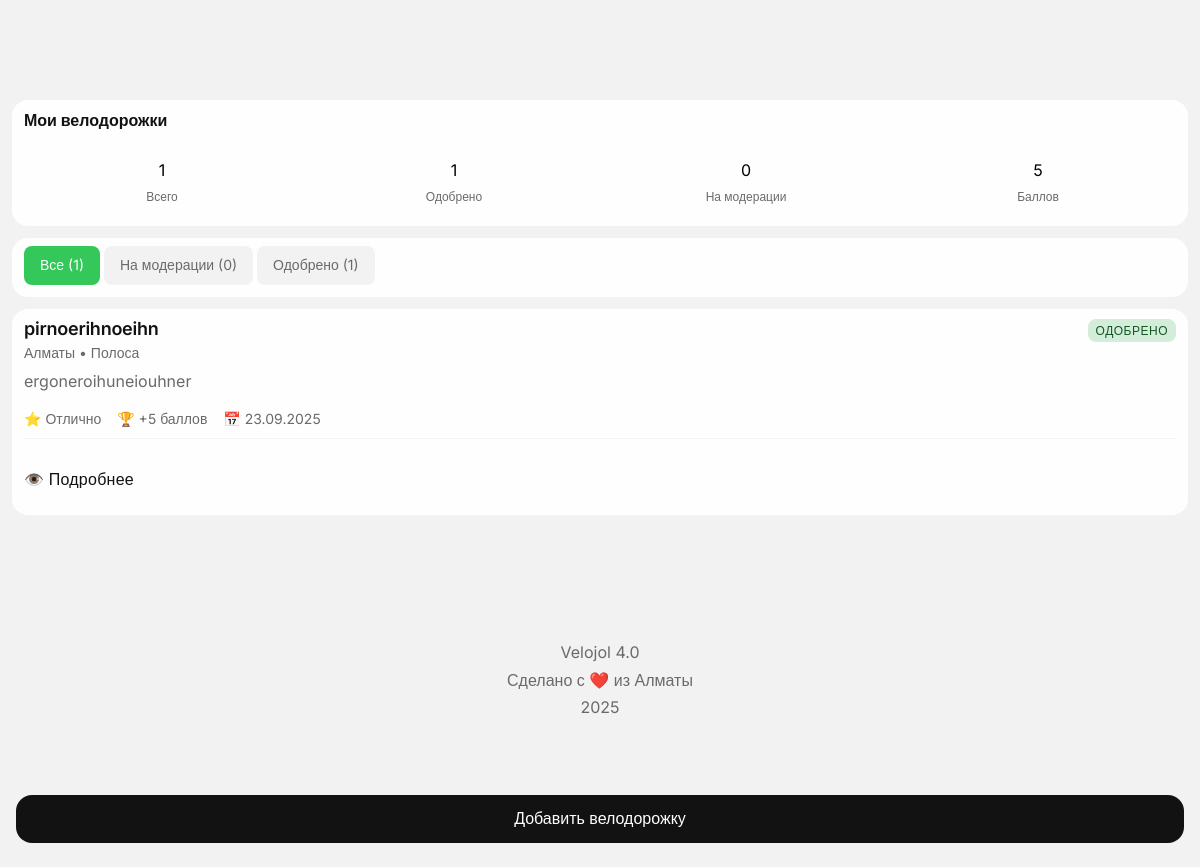
Screenshot of /auth/my-bikelanes (signed in) with the database file from the repository.
### app/models/bikelane.py (models this page shows, shortened)
class BikeLane(db.Model):
    __tablename__ = 'bikelanes'
    id = db.Column(db.Integer, primary_key=True)
    title = db.Column(db.String(200), nullable=False)
    description = db.Column(db.Text, nullable=False)
    city_id = db.Column(db.Integer, db.ForeignKey('cities.id'), nullable=True)
    city = db.Column(db.String(100), nullable=False)  # Временно оставляем для совместимости
    geometry = db.Column(db.Text, nullable=False)
    track_type = db.Column(db.String(50), nullable=False)
    quality = db.Column(db.Integer, nullable=False)  # 1-5 звездочек
    photos = db.Column(db.Text, default='[]')  # JSON массив путей к фото
    videos = db.Column(db.Text, default='[]')  # JSON массив ссылок на видео
    status = db.Column(db.Enum('pending', 'approved', 'rejected', name='bikelane_status'),
                      default='pending', nullable=False)
    score = db.Column(db.Integer, default=0)
    admin_comment = db.Column(db.Text, nullable=True)
    moderated_at = db.Column(db.DateTime, nullable=True)  # Когда была модерация
    moderated_by = db.Column(db.Integer, db.ForeignKey('users.id'), nullable=True)  # Кто модерировал
    created_at = db.Column(db.DateTime, default=datetime.utcnow, nullable=False)
    updated_at = db.Column(db.DateTime, default=datetime.utcnow, onupdate=datetime.utcnow)
    user_id = db.Column(db.Integer, db.ForeignKey('users.id'), nullable=True)
    moderator = db.relationship('User', foreign_keys=[moderated_by], backref='moderated_bikelanes')
    def get_photos_list(self):
        try:
            return json.loads(self.photos) if self.photos else []
        except json.JSONDecodeError:
            return []
    @property
    def photos_count(self):
        return len(self.get_photos_list())
    @property
    def city_display(self):
        if hasattr(self, 'city_obj') and self.city_obj:
            return self.city_obj.name
        import json
        import os
        from flask import current_app
        try:
            cities_path = os.path.join(current_app.static_folder, 'data', 'cities.json')
            with open(cities_path, 'r', encoding='utf-8') as f:
                cities_data = json.load(f)
            for city in cities_data.get('cities', []):
                if city.get('id') == self.city:
                    return city.get('name', self.city)
        except (FileNotFoundError, json.JSONDecodeError, Exception):
            pass
        return self.city
    @property
    def track_type_display(self):
        track_type_names = {
            'lane': 'Полоса',
            'bollards': 'Полоса с боллардами',
            'separated': 'Обособленная велодорожка',
            'shared': 'Вело-пешеходная дорожка'
        }
        return track_type_names.get(self.track_type, self.track_type)
    @property
    def quality_display(self):
        quality_names = {
            1: 'Ужасно',
            2: 'Плохо',
            3: 'Средне',
            4: 'Хорошо',
            5: 'Отлично'
        }
        return quality_names.get(self.quality, 'Не указано')
    @property
    def status_display(self):
        status_names = {
            'pending': 'На модерации',
            'approved': 'Одобрено',
            'rejected': 'Отклонено'
        }
        return status_names.get(self.status, self.status)

### app/routes/auth.py (the view)
@bp.route('/my-bikelanes')
@login_required
def my_bikelanes():
    page = request.args.get('page', 1, type=int)
    status_filter = request.args.get('status', 'all')
    per_page = 10
    query = BikeLane.query.filter_by(user_id=current_user.id)
    if status_filter != 'all':
        query = query.filter_by(status=status_filter)
    query = query.order_by(BikeLane.created_at.desc())
    bikelanes = query.paginate(
        page=page,
        per_page=per_page,
        error_out=False
    )
    user_stats = {
        'total': current_user.bikelanes.count(),
        'pending': current_user.bikelanes.filter_by(status='pending').count(),
        'approved': current_user.bikelanes.filter_by(status='approved').count(),
        'rejected': current_user.bikelanes.filter_by(status='rejected').count(),
        'total_score': current_user.get_total_score()
    }
    return render_template('auth/my_bikelanes.html',
                         bikelanes=bikelanes,
                         user_stats=user_stats,
                         status_filter=status_filter)

### app/models/user.py (called while the page is built)
    def get_total_score(self):
        approved_bikelanes = self.bikelanes.filter_by(status='approved')
        return sum(bl.score for bl in approved_bikelanes if bl.score) + self.manual_score

### app/templates/auth/my_bikelanes.html (shortened to what this page needs)
{% set hide_header = true %}
{% extends "base.html" %}
{% block content %}
<div class="profile-container">
    <div class="button_wrapper_fixed">
        <a href="{{ url_for('main.add_bikelane') }}" class="button_square_label btn_black">
            Добавить велодорожку
        </a>
    </div>
    <div class="island">
        <h1 class="prime100">Мои велодорожки</h1>
        <div class="stats-grid">
            <div class="stat-item">
                <div class="stat-number">{{ user_stats.total }}</div>
                <div class="stat-label">Всего</div>
            </div>
            <div class="stat-item">
                <div class="stat-number">{{ user_stats.approved }}</div>
                <div class="stat-label">Одобрено</div>
            </div>
            <div class="stat-item">
                <div class="stat-number">{{ user_stats.pending }}</div>
                <div class="stat-label">На модерации</div>
            </div>
            <div class="stat-item">
                <div class="stat-number">{{ user_stats.total_score }}</div>
                <div class="stat-label">Баллов</div>
            </div>
        </div>
    </div>
    <div class="island">
        <div class="filter-tabs">
            <a href="{{ url_for('auth.my_bikelanes', status='all') }}"
               class="filter-tab {% if status_filter == 'all' %}active{% endif %}">
                Все ({{ user_stats.total }})
            </a>
            <a href="{{ url_for('auth.my_bikelanes', status='pending') }}"
               class="filter-tab {% if status_filter == 'pending' %}active{% endif %}">
                На модерации ({{ user_stats.pending }})
            </a>
            <a href="{{ url_for('auth.my_bikelanes', status='approved') }}"
               class="filter-tab {% if status_filter == 'approved' %}active{% endif %}">
                Одобрено ({{ user_stats.approved }})
            </a>
        </div>
    </div>
    {% if bikelanes.items %}
        {% for bikelane in bikelanes.items %}
        <div class="bikelane-card island">
            <div class="bikelane-header">
                <div class="bikelane-info">
                    <h3 class="bikelane-title prime100">{{ bikelane.title }}</h3>
                    <p class="bikelane-meta secondary100">
                        {{ bikelane.city_display }} • {{ bikelane.track_type_display }}
                    </p>
                </div>
                <div class="bikelane-status">
                    <span class="status-badge status-{{ bikelane.status }}">
                        {{ bikelane.status_display }}
                    </span>
                </div>
            </div>
            <div class="bikelane-description">
                <p class="secondary100">{{ bikelane.description }}</p>
            </div>
            <div class="bikelane-details">
                <div class="detail-item">
                    <span class="secondary100">⭐ {{ bikelane.quality_display }}</span>
                </div>
                {% if bikelane.status == 'approved' %}
                <div class="detail-item">
                    <span class="secondary100">🏆 +{{ bikelane.score }} баллов</span>
                </div>
                {% endif %}
                <div class="detail-item">
                    <span class="secondary100">📅 {{ bikelane.created_at.strftime('%d.%m.%Y') }}</span>
                </div>
            </div>
            <div class="bikelane-actions">
                <a href="{{ url_for('auth.view_bikelane', bikelane_id=bikelane.id) }}"
                   class="action-link cell">
                    <span>👁️ Подробнее</span>
                </a>
            </div>
        </div>
        {% endfor %}
    {% endif %}
</div>
{% endblock %}

### app/static/css/typo.css (style rules this page uses)
body, textarea { font-family: 'Inter', sans-serif; line-height: 1.6; }
h1, h2, h3, h4, h5, h6 { font-weight: 700; }
h3 { font-size: 20px; line-height: 24px; letter-spacing: -0.25px; }
p, input, button, .cell, textarea { font-size: var(--spacer-m); line-height: 120%; }
.cell { font-weight: 500; letter-spacing: 0.25px; }

### app/static/css/colors.css (style rules this page uses)
:root { --bg1: #FEFEFE; --bg3 : #F2F2F2; --bg4 :#E6E6E6; --prime100: #121212; --secondary20:rgba(106, 106, 106, 0.2); --secondary40:rgba(106, 106, 106, 0.4); --secondary100:#6A6A6A; --accent80: #D6F3DD; --accent100:#34C759; --accent200:#2AA248; --prime_invert100:#fefefe; }
.prime100 { color: var(--prime100) !important; }
.secondary100 { color: var(--secondary100); }

### app/static/css/main.css (style rules this page uses)
* { box-sizing: border-box; --spacer-xs:4px; --spacer-s:8px; --spacer-sm:12px; --spacer-m: 16px; --spacer-l: 24px; --spacer-xl: 32px; --spacer-xxl:48px; --spacer-xxxl:64px; --spacer-80:80px; --spacer-100: 100px }
body { background-color: var(--bg3); }
.island { background-color: var(--bg1); border-radius: var(--spacer-m); padding-top: var(--spacer-s); padding-left: var(--spacer-sm); padding-right: var(--spacer-sm); padding-bottom: var(--spacer-sm); margin-bottom: var(--spacer-sm); }
.stats-grid { display: grid; grid-template-columns: repeat(4, 1fr); gap: var(--spacer-m); margin-top: var(--spacer-m); }
.stat-item { text-align: center; padding: var(--spacer-s); }
.stat-label { font-size: 12px; color: var(--secondary100); margin-top: var(--spacer-xs); }
.filter-tabs { display: flex; gap: var(--spacer-xs); overflow-x: auto; -webkit-overflow-scrolling: touch; }
.filter-tab { padding: var(--spacer-s) var(--spacer-m); background: var(--bg3); color: var(--secondary100); text-decoration: none; border-radius: var(--spacer-s); font-size: 14px; white-space: nowrap; transition: all 0.2s ease; }
.filter-tab.active { background: var(--accent100); color: var(--prime_invert100); }
.bikelane-card { margin-bottom: var(--spacer-sm); }
.bikelane-header { display: flex; justify-content: space-between; align-items: flex-start; margin-bottom: var(--spacer-s); }
.bikelane-info { flex: 1; }
.bikelane-title { font-size: 18px; font-weight: 600; margin-bottom: var(--spacer-xs); }
.bikelane-meta { font-size: 14px; color: var(--secondary100); }
.bikelane-status { margin-left: var(--spacer-s); }
.status-badge { padding: var(--spacer-xs) var(--spacer-s); border-radius: var(--spacer-s); font-size: 12px; font-weight: 500; text-transform: uppercase; letter-spacing: 0.5px; }
.status-approved { background: #d4edda; color: #155724; }
.bikelane-description { margin-bottom: var(--spacer-m); }
.bikelane-description p { color: var(--secondary100); line-height: 1.4; }
.bikelane-details { display: flex; flex-wrap: wrap; gap: var(--spacer-m); margin-bottom: var(--spacer-m); padding-bottom: var(--spacer-s); border-bottom: 1px solid var(--bg3); }
.detail-item { display: flex; align-items: center; gap: var(--spacer-xs); font-size: 14px; }
.bikelane-actions { display: flex; flex-direction: column; gap: var(--spacer-xs); }
.action-link { display: flex; align-items: center; padding: var(--spacer-s) 0; text-decoration: none; color: var(--prime100); transition: background-color 0.2s ease; }
.bikelane-meta { display: flex; align-items: center; gap: var(--spacer-s); font-size: 14px; }

### app/static/css/button.css (style rules this page uses)
a { text-decoration: none; }
.button_square_label { display: flex; flex-direction: row; align-items: center; justify-content: center; padding: 16px 14px; height: 48px; color: var(--text-button); text-decoration: none; transition: background-color 0.1s ease; border-radius: var(--spacer-m); width: 100%; }
.btn_black { background-color: var(--prime100); color: var(--prime_invert100); }
.button_wrapper_fixed { position: fixed; bottom: 0px; left: 0px; width: 100%; padding: var(--spacer-l) var(--spacer-m); z-index: 1000; }
.cell { width: 100%; height: 48px; display: flex; flex-direction: row; align-items: center; color: var(--prime100); gap: var(--spacer-s); }

### app/static/css/profile.css (style rules this page uses)
.profile-container { padding-left: var(--spacer-sm); padding-right: var(--spacer-sm); }

### rows the page displays
BikeLane: title "pirnoerihnoeihn", city_display "Алматы", track_type_display "Полоса", status_display "ОДОБРЕНО", description "ergoneroihuneiouhner", quality_display "Отлично", score "5", created_at "23.09.2025"

### other values shown
{{ user_stats.total }} "1"
{{ user_stats.approved }} "1"
{{ user_stats.pending }} "0"
{{ user_stats.total_score }} "5"
